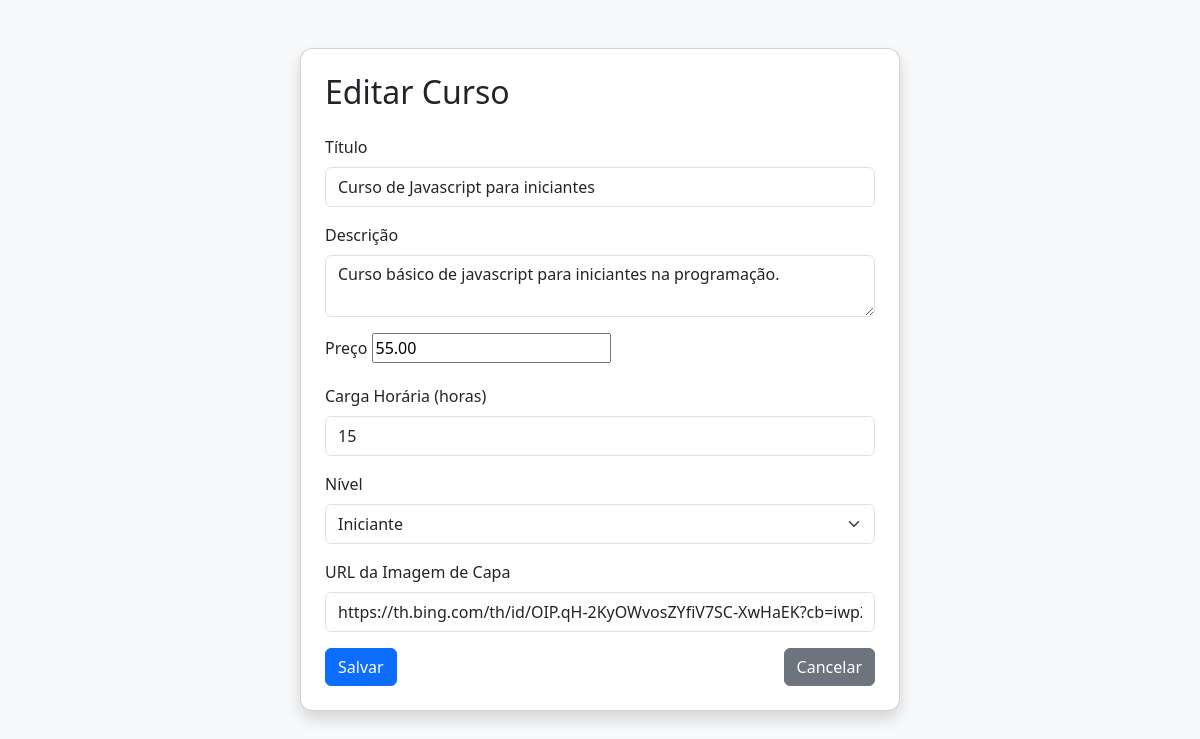
The app's page /editar/4/, older data.
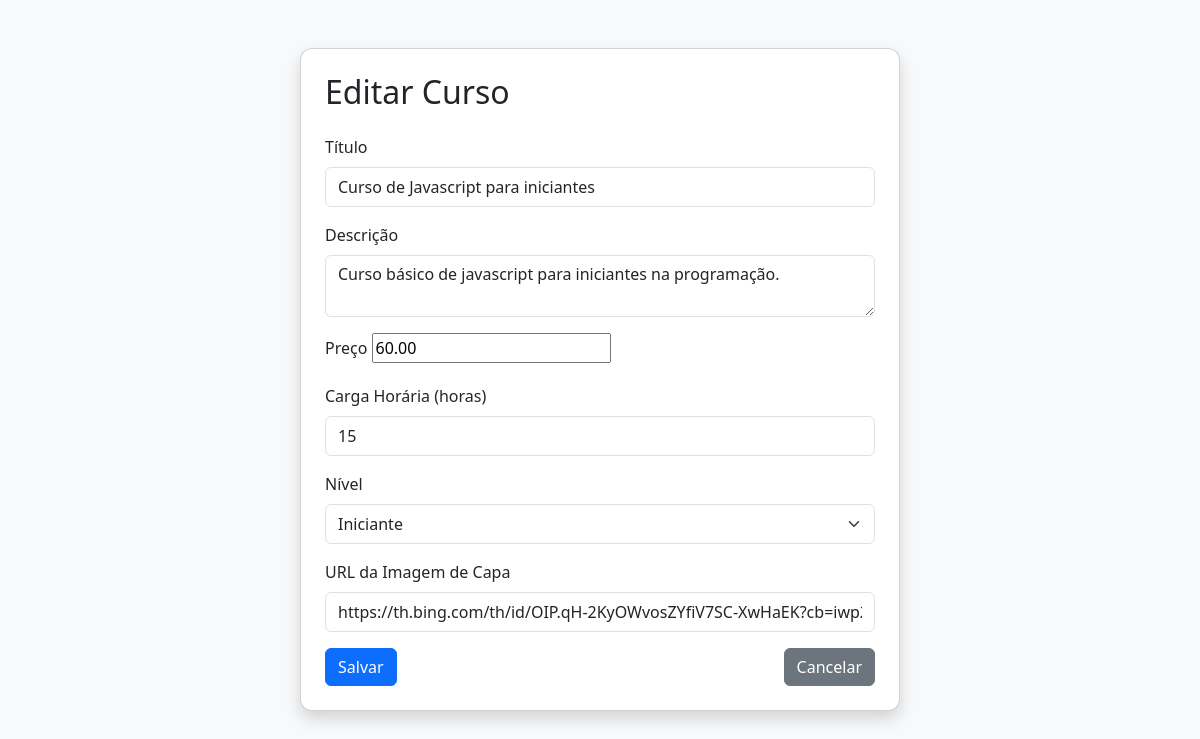
The same page, newer data.
### cursos/models.py (models this page shows, shortened)
class Curso(models.Model):
    titulo = models.CharField(max_length=200)
    descricao = models.TextField()
    preco = models.DecimalField(max_digits=8, decimal_places=2)
    carga_horaria = models.PositiveIntegerField(help_text="Duração do curso em horas")
    nivel = models.CharField(max_length=20, choices=NIVEIS)
    capa_url = models.URLField(help_text="URL da imagem de capa do curso")

### cursos/views.py (the view)
# urls.py: path('editar/<int:pk>/', CursoUpdateView.as_view(), name='curso_update'),
class CursoUpdateView(UpdateView):
    model = Curso
    fields = ['titulo', 'descricao', 'preco', 'carga_horaria', 'nivel', 'capa_url']
    success_url = reverse_lazy('curso_list')

### cursos/templates/cursos/curso_form.html (shortened to what this page needs)
<!DOCTYPE html>
<html>
<head>
  <link href="https://cdn.jsdelivr.net/npm/bootstrap@5.3.0/dist/css/bootstrap.min.css" rel="stylesheet">
</head>
<body>
<div class="container py-5">
  <div class="form-container">
    <div class="card shadow p-4 bg-white">
      <h2 class="mb-4">{{ view.object.pk|yesno:"Editar Curso,Novo Curso" }}</h2>
      <form method="post">
        <div class="mb-3">
          <label class="form-label" for="id_titulo">Título</label>
          <input type="text" name="titulo" id="id_titulo" class="form-control" value="{{ form.titulo.value|default_if_none:'' }}">
        </div>
        <div class="mb-3">
          <label class="form-label" for="id_descricao">Descrição</label>
          <textarea name="descricao" id="id_descricao" class="form-control">{{ form.descricao.value|default_if_none:'' }}</textarea>
        </div>
        <div class="mb-3">
          <label class="form-label" for "{{form.preco.id_for_label}}">Preço</label>
          {{form.preco}}
        </div>
        <div class="mb-3">
          <label class="form-label" for="id_carga_horaria">Carga Horária (horas)</label>
          <input type="number" name="carga_horaria" id="id_carga_horaria" class="form-control" value="{{ form.carga_horaria.value|default_if_none:'' }}">
        </div>
        <div class="mb-3">
          <label class="form-label" for="id_nivel">Nível</label>
          <select name="nivel" id="id_nivel" class="form-select">
            {% for value, label in form.fields.nivel.choices %}
              <option value="{{ value }}" {% if form.nivel.value == value %}selected{% endif %}>{{ label }}</option>
            {% endfor %}
          </select>
        </div>
        <div class="mb-3">
          <label class="form-label" for="id_capa_url">URL da Imagem de Capa</label>
          <input type="url" name="capa_url" id="id_capa_url" class="form-control" value="{{ form.capa_url.value|default_if_none:'' }}">
        </div>
        <div class="d-flex justify-content-between">
          <button type="submit" class="btn btn-primary">Salvar</button>
          <a href="{% url 'curso_list' %}" class="btn btn-secondary">Cancelar</a>
        </div>
      </form>
    </div>
  </div>
</div>
</body>
</html>

### cursos/templates/cursos/curso_form.html (style rules this page uses)
body { background-color: #f8f9fa; }
.form-container { max-width: 600px; margin: auto; }
.form-control, .form-select { min-height: 40px; }
textarea.form-control { resize: vertical; }
.card { border-radius: 12px; }

Row changes from the older to the newer data that the page shows:
changed Curso "Editar Curso": preco "55.00" → "60.00"
